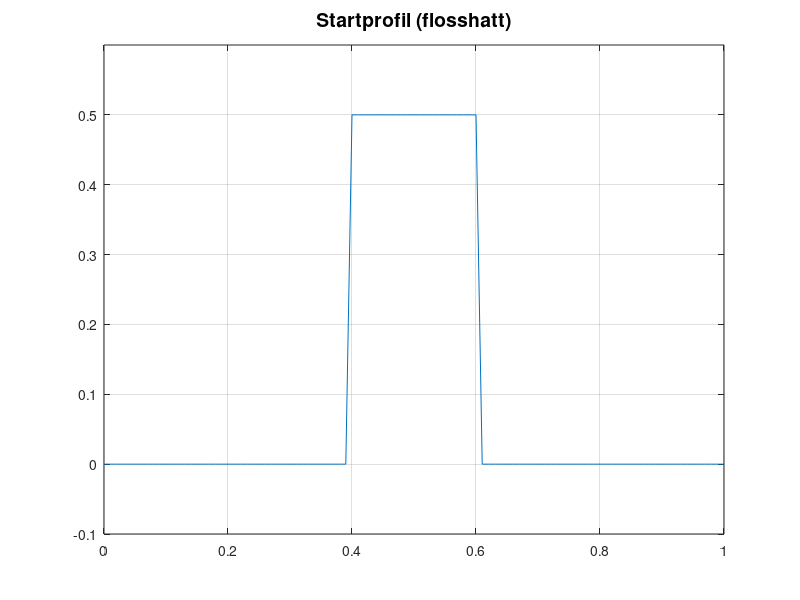

MATLAB code to generate this figure:
%program start610
% Tegner startprofilet (fig. 6.20a) som er en
% "flosshatt" (Top hat) for adveksjon-diffusjons-
% ligningen i avsnitt 6.10
clear; close
np = 100; % Antall punkt
np1 = np + 1;
dx = 1/np;
x = (0:dx:1)';
% Allokering
ui = zeros(np1,1); 
%
jc = round(np/2) + 1; % Midtpunkt
nc = jc - 1 ;
hw = round(np*0.1);
jstart = jc - hw;
jend = jc + hw;
% Startverdier 
for j = jstart:jend
    ui(j) = 0.5;
end
plot(x,ui);
grid
ylim([-0.1 0.6]);
FS = 'FontSize'; FW = 'FontWeight';
% % Overskrift for fig. 6.20a
title('Startprofil (flosshatt)',FS,14,FW,'Bold')
